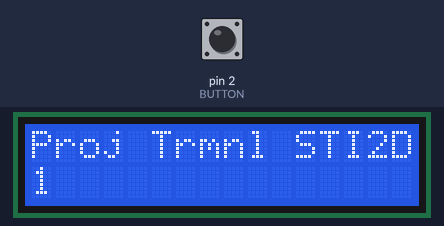
A sketch run on a simulated Arduino Uno, built with avr-gcc and run on an emulated ATmega328P. On the bench: 16×2 character LCD. The inputs (shaded band) are chosen by the test bench; at power-on: pin 2 (BUTTON) LOW.

Above: at 1.6 s.
1.7 s: pin 2 (BUTTON) pulled HIGH for 0.15 s
At 2.1 s:
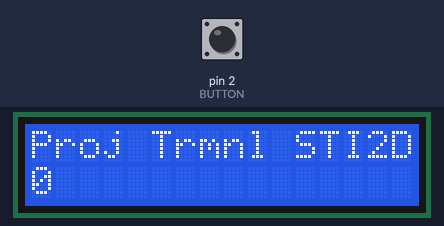
4.8 s: pin 2 (BUTTON) pulled HIGH for 1 s
At 7.5 s:
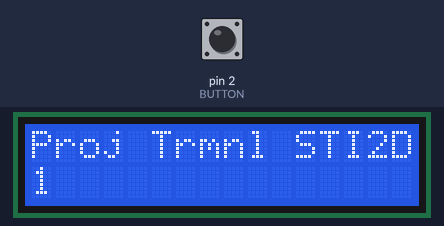
8.8 s: pin 2 (BUTTON) driven HIGH
At 9.7 s:
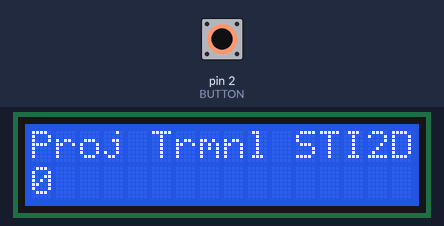
11.8 s: pin 2 (BUTTON) driven LOW
At 14.6 s:
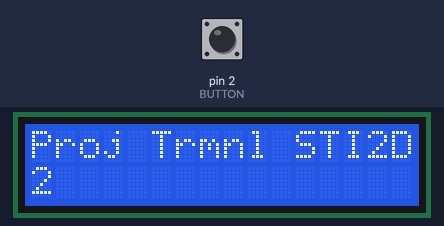
Timing chart, 0 to 15.8 s (numbered marks = the images above; inputs shaded):
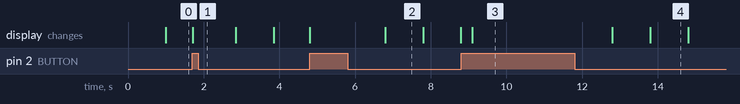

The sketch:

job04.ino
```cpp
#include <LiquidCrystal.h>

LiquidCrystal lcd(7, 8, 9, 10, 11, 12);
const uint8_t BUTTON = 2;

void clear_screen() {
  lcd.clear();

  //Projet terminale STI2D
  lcd.setCursor(0, 0);
  lcd.write("Proj Trmnl STI2D");

}

void setup() {
  pinMode(BUTTON, INPUT);
  lcd.begin(16, 2);
  clear_screen();
}

uint16_t start_time = millis();

void loop() {
  uint16_t curr_time = millis();

  if (digitalRead(BUTTON) == HIGH) {
    start_time = curr_time;
    clear_screen();
  }

  lcd.setCursor(0, 1);
  lcd.print((curr_time - start_time)/1000);
  delay(1);
}
```

Measured:
- after the input at 11.8 s, the display: first changes after 1.0 s (image 4 shows a later state)
- what the display in image 2 shows lasts 1.0 s, from 6.8 s to 7.8 s
